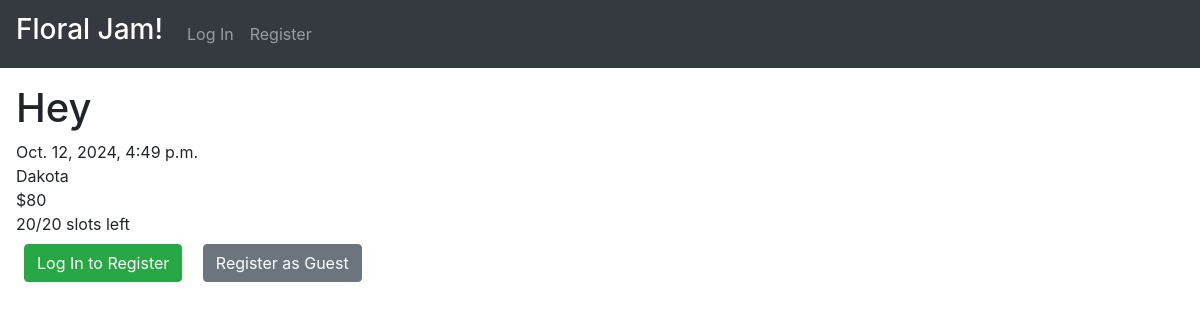
Page /details/5 on the earlier database version.
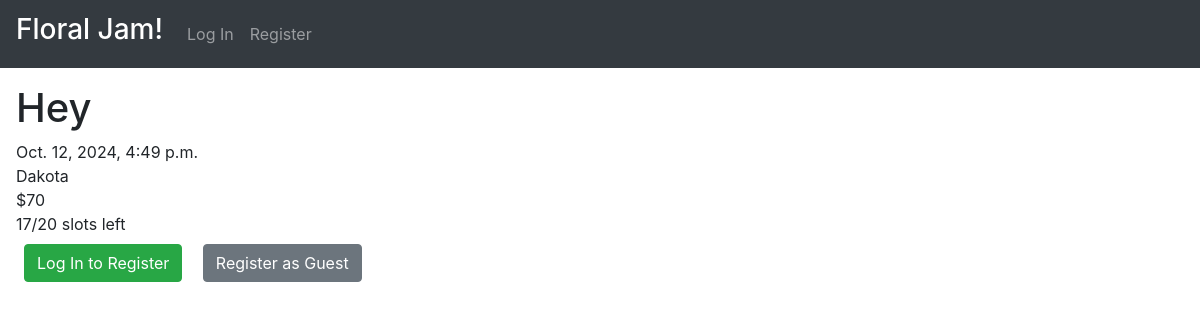
Same page on the later database version.
### floral_jamming/models.py (models this page shows)
class Event(models.Model):
    title = models.CharField(max_length=100)
    price = models.IntegerField(validators=[MinValueValidator(0)])
    time = models.DateTimeField()
    location = models.CharField(max_length=300)
    description = models.CharField(max_length=3000)
    capacity = models.IntegerField(validators=[MinValueValidator(0)])
    creator = models.ForeignKey(User, on_delete=models.CASCADE, related_name="events")
    def num_attendees(self) -> int:
        return sum([attendee.pax for attendee in self.attendees.filter(is_email_verified=True)])
    def remaining_slots(self) -> int:
        return self.capacity - self.num_attendees()

class Attendee(models.Model):
    user = models.ForeignKey(User, on_delete=models.CASCADE, related_name="attendees", null=True)
    event = models.ForeignKey(Event, on_delete=models.CASCADE, related_name="attendees")
    pax = models.IntegerField(validators=[MinValueValidator(1)])
    is_email_verified = models.BooleanField(default=False)

### floral_jamming/views.py (the view, shortened to what this page needs)
# urls.py: path("details/<int:event_id>", views.details, name="details"),
@allow_guest_user
def details(request: HttpRequest, event_id: int) -> HttpResponse:
     event = Event.objects.get(id=event_id)
     attendee = event_service.get_attendee(user=request.user, event=event)
     attendee_form = AttendeeForm()
     msg = ''
     return render(request, 'floral_jamming/details/details.html', {
          'event': event,
          'attendee': attendee,
          'forms': [attendee_form],
          'message': msg
     })

### floral_jamming/services/auth_service/auth_service.py (called while the page is built)
    @staticmethod
    def is_authenticated_user(user: User) -> bool:
        return user.is_authenticated and not is_guest_user(user) and user.is_email_verified

    @staticmethod
    def is_anonymous_user(user: User) -> bool:
        return user.is_anonymous

    @staticmethod
    def is_staff_user(user: User) -> bool:
        return user.is_staff

### floral_jamming/services/event_service/event_service.py (called while the page is built)
    @property
    def __auth_service(self):
        return self._auth_service

    def get_attendee(self, user: User, event: Event) -> Optional[Attendee]:
        auth_service = self.__auth_service
        if auth_service.is_anonymous_user(user):
            return None
        return event.attendees.filter(user=user).first()

### floral_jamming/templates/floral_jamming/details/details.html (shortened to what this page needs)
{% extends 'floral_jamming/layout.html' %}
{% load static %}
{% load templates %}
{% block body %}
    {% include 'floral_jamming/details/event_details.html' %}
    {% if user|is_staff_user and user == event.creator %}
        {% include 'floral_jamming/details/creator_view.html' %}
    {% elif user|is_authenticated_user %}
        {% include 'floral_jamming/details/authenticated_user_view.html' %}
    {% else %}
        {% include 'floral_jamming/details/guest_user_view.html' %}
    {% endif %}
{% endblock %}

### floral_jamming/templates/floral_jamming/details/event_details.html (shortened to what this page needs)
{% load templates %}
<h1>{{ event.title }}</h1>
<div>{{ event.time }}</div>
<div>{{ event.location }}</div>
<div>${{ event.price }}</div>
<div>{{ event.remaining_slots }}/{{ event.capacity }} slots left</div>

Differences in the rows shown:
changed Event "Hey": price "80" → "70"; remaining_slots "20" → "17"
